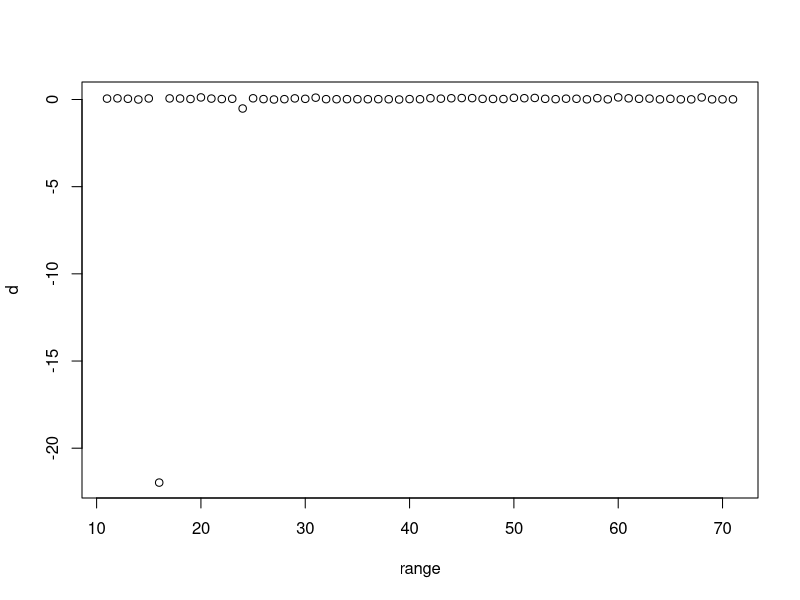

Generate this figure with R:
## ---- chunk 1
#Parametry:
S_0 <- 100
K <- 100
r <- .05
sigma <- .30
T <- 0.25
h <- 0.01
n <- 100
## ---- chunk 2
# Funkcja charakterystyczna 1:
Ind = function(S, K, epsilon) {
  if ( abs(S-K) < epsilon ){
    result = 1
    }
    else {
      result = 0
    }
  return(result)
  }
## ---- chunk 3
# Funkcja charakterystyczna 2:
Indh = function(S, K) {
  if ( S > K ){
    result = 1
    }
    else {
      result = 0
    }
  return(result)
  }
## ---- chunk 4
# Funkcja obliczająca współczynnik grecki delta:
delta = function(S_0, sigma, T, r, K, h, epsilon) {
  
  Z=rnorm(1)
  S_T = S_0 * exp((r - 0.5*sigma^2) * T + sigma * sqrt(T) * Z)
  
      licz = log(S_T/S_0) - (r * 0.5 * sigma^2) * T
      mian = sigma * sqrt(T)
      ksi = licz/mian
  
  f = (1/(2*epsilon)) * Ind(S_T, K, epsilon) * S_T/S_0
  
  fepsi = min(1, (max(S_T - K + epsilon))/2*epsilon)
  
  h = (Indh(S_T, K) - fepsi)* ksi/(S_0 * sigma * sqrt(T)) 
  
  return(f+h)
}
## ---- chunk 5
print(delta(S_0, sigma, T, r, K, h, 75))
## ---- chunk 6
# Pętla wyznaczająca różne wartości parametru delta dla różnych wartości epsilona:
d = c()
range = c(11:71)
for (i in 1:61){
  d[i] = delta(S_0, sigma, T, r, K, h, range[i])
}

print(d)
plot(range, d)

## ---- chunk 7
# Parametry wspólne:
S_0 = 100
K = 100
r = .05
sigma = .30
T = 0.25
h = 0.01
n = 100 # ilość trajektorii/prób ceny opcji (nazewnictwo zgodne z [1])
## ---- chunk 8

